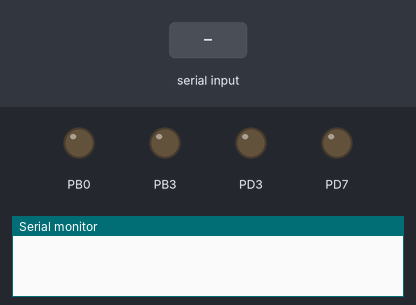
A program run on a simulated ATmega328P, built with avr-gcc and emulated at 1 MHz. Parts: output pins drawn as LEDs (lit = HIGH), the last lines printed to the serial monitor. The inputs (shaded band) are chosen by the test bench.

Above: at 1.2 s.
1.3 s: "w" received over Serial
At 2.4 s:
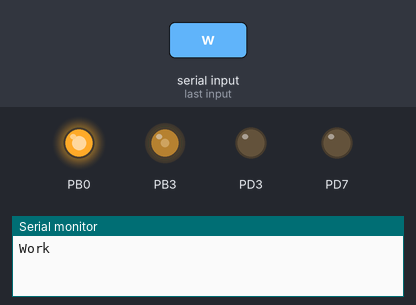
2.8 s: "90,45\n" received over Serial
At 3.2 s:
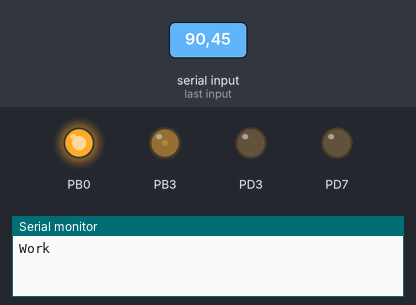
4.3 s: "30,150\n" received over Serial
At 5.2 s:
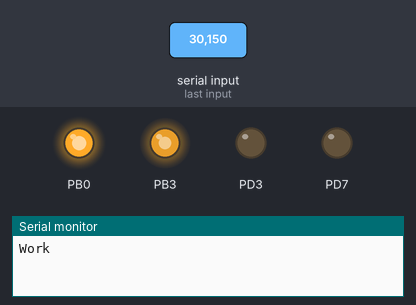
5.8 s: "L" received over Serial
At 6.9 s:
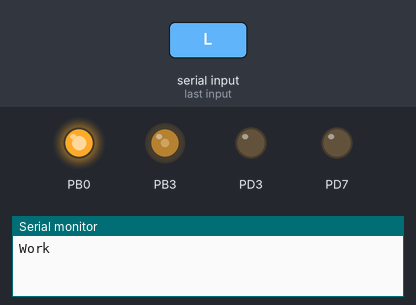
Timing chart, 0 to 8.3 s (numbered marks = the images above; inputs shaded):
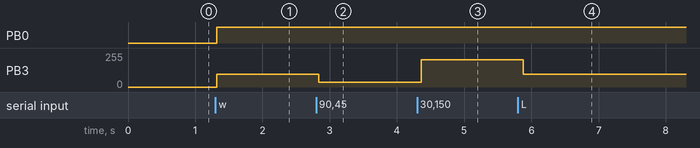

The program:

main.c
```c
#define __AVR_ATmega328P__
#define F_CPU 1000000UL
#include <util/delay.h>
#include <avr/io.h>
#include <avr/interrupt.h>

#define TXsize_buf 255 // рзмер буер
#define RXsize_buf 255 // рзмер буер
////////////////////////////////////////////////////////////////////////////////////
//TX
unsigned txBuffer[TXsize_buf]; // масив равен size_buf
unsigned txbufTail = 0; //хвост
unsigned txbufHead = 0; //голова
unsigned txCount = 0; //наш порядковый номер

////////////////////////////////////////////////////////////////////////////////////
//RX
unsigned RxBuffer[RXsize_buf]; // масив равен size_buf
unsigned RxbufTail = 0; //хвост
unsigned RxbufHead = 0; //голова
unsigned RxCount = 0; //наш порядковый номер

//////////////////////////////////////////////////////////////////////////////////////////////
//TX
void UART_init(){
    UCSR0A |= (1 << U2X0);
    UCSR0B |= (1 << TXEN0) | (1 << TXCIE0) | (1 << RXEN0) | (1 << RXCIE0);
    UCSR0C |= (1 << UCSZ00) | (1 << UCSZ01);
    UBRR0 = 12;
}

void  USART_SendStr(unsigned char *data){
    unsigned char sym;
        while(*data){
            sym = *data++;
            USART_PutChar(sym);
        }
}

void USART_PutChar(unsigned char sym){
    if(((UCSR0A & (1 << UDRE0)) != 0) && (txCount == 0)) UDR0 = sym;
    else{
        if (txCount < TXsize_buf){
            txBuffer[txbufTail] = sym;
            txCount++;
            txbufTail++;
            if (txbufTail == TXsize_buf) txbufTail = 0;
        }
    }
}

ISR(USART_TX_vect){
    if(txCount > 0){
        UDR0 = txBuffer[txbufHead];
        txCount--;
        txbufHead++;
        if(txbufHead == TXsize_buf) txbufHead = 0;
    }
}

//////////////////////////////////////////////////////////////////////////////////////////////////////
//RX
unsigned char USART_GetChar(void){//вытаскивает из буфера символ
    unsigned char sym;
    if (RxCount > 0){ //если символов больше чем ноль то читаем и перемещаем голову
        sym = RxBuffer[RxbufHead];
        RxCount--;
        RxbufHead++;
        if (RxbufHead == RXsize_buf) RxbufHead = 0;
        return sym;
    }
}

ISR(USART_RX_vect){//прерывание смотрим и принимаем символы
    if(RxCount < RXsize_buf){
        RxBuffer[RxbufTail] = UDR0;
        RxbufTail++;
        if(RxbufTail == RXsize_buf) RxbufTail = 0;
        RxCount++;
        //USART_SendStr("rerer");
    }
}

////////////////////////////////////////////////////////////////////////////////////////////
//серва
void shim1(){ //шим
    TCCR2A |= (1 << WGM20) | (1 << WGM21) | (1 << COM2A1) | (1 << COM2B1);
    TCCR2B |= (1 << CS21) | (1 << CS20);
}

/////////////////////////////////////////////////////////////////////////////////////////////
//функция
int al, ah, aa,g;

unsigned char flag = 0;
unsigned char mod = 0;

int main(){
    UART_init();
    sei();
    shim1();
    DDRD = 0b10001000;
    DDRB = 0b00001001;
    while(1){
        if(RxCount > 0){
            _delay_ms(10);
            //if(USART_GetChar() == '1'){}//вытаскиваем символы

            if((USART_GetChar() == 's') && (USART_GetChar() == 't') && (USART_GetChar() == 'o') && (USART_GetChar() == 'p')){
                USART_SendStr("Stop");
                mod = 0;
            }else if(USART_GetChar() == 'w'){
                USART_SendStr("Work");
                mod = 1;
            }


            if(mod){

                PORTB = (1 << PB0);
                PORTD = (0 << PD7);


                    if((USART_GetChar() == 'L') | (USART_GetChar() == 'R')){

                        if(USART_GetChar() == 'R'){
                         USART_SendStr("Right\n");
                         flag = 0;
                         _delay_ms(10);
                         }else if(USART_GetChar() == 'L'){
                         USART_SendStr("Left\n");
                         flag = 1;
                         _delay_ms(10);
                        }

                    }else{
                        aa = USART_GetChar() - '0'; //переводим из символа в число
                        al = USART_GetChar() - '0';
                        ah = USART_GetChar() - '0';

                        aa = aa * 100; //домножаем под трёх значное число, писать так 005, 042, 214
                        al = al * 10;
                        g = aa + al + ah;
                    }


                if(flag == 0){
                    OCR2A = g;
                    _delay_ms(10);
                }else if(flag == 1){
                    OCR2B = g;
                    _delay_ms(10);
                }
            }else{
                PORTD = (1 << PD7);
                PORTB = (0 << PB0);
            }

        }
    _delay_ms(100);
    }

}
```

Measured:
- after the input at 1.3 s, PB0: LOW → HIGH at once; PB3: 0/255 → 95/255 at once
- after the input at 2.8 s, PB3: 95/255 → 34/255 at once
- after the input at 4.3 s, PB3: 34/255 → 206/255 after 0.06 s
- after the input at 5.8 s, PB3: 206/255 → 95/255 after 0.08 s
